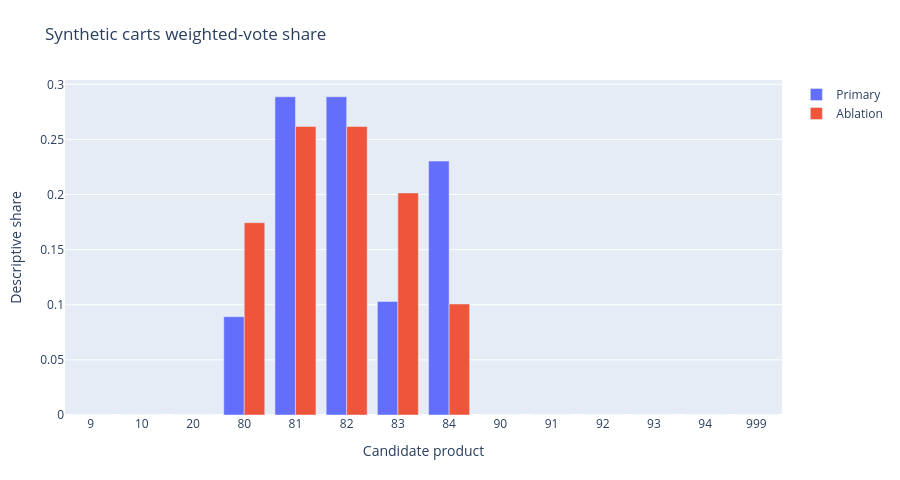

The cell this chart's notebook holds for it:
### Markdown cell above
## 2 · Carts weighted support
Each source session counts once; unsupported candidates remain zero.

### Code cell
f=go.Figure()
f.add_trace(go.Bar(name='Primary',x=candidates.astype(str),y=primary[:,9]))
f.add_trace(go.Bar(name='Ablation',x=candidates.astype(str),y=ablation[:,9]))
f.update_layout(title='Synthetic carts weighted-vote share',xaxis_title='Candidate product',yaxis_title='Descriptive share',barmode='group');emit(f)

### Figure 1 — Plotly figure (JSON) as saved in the notebook; plotly's stock layout.template omitted (floating-point values rounded to 4 significant figures)
{"data": [{"name": "Primary", "type": "bar", "x": ["9", "10", "20", "80", "81", "82", "83", "84", "90", "91", "92", "93", "94", "999"], "y": [0.0, 0.0, 0.0, 0.08922, 0.2887, 0.2887, 0.103, 0.2304, 0.0, 0.0, 0.0, 0.0, 0.0, 0.0]}, {"name": "Ablation", "type": "bar", "x": ["9", "10", "20", "80", "81", "82", "83", "84", "90", "91", "92", "93", "94", "999"], "y": [0.0, 0.0, 0.0, 0.1745, 0.2617, 0.2617, 0.2014, 0.1007, 0.0, 0.0, 0.0, 0.0, 0.0, 0.0]}], "layout": {"barmode": "group", "height": 480, "margin": {"b": 65, "l": 65, "r": 35, "t": 80}, "title": {"text": "Synthetic carts weighted-vote share"}, "xaxis": {"title": {"text": "Candidate product"}}, "yaxis": {"title": {"text": "Descriptive share"}}}}
